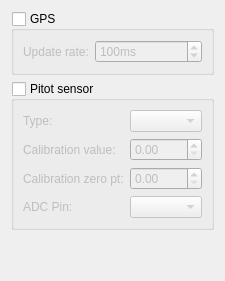
     <widget class="QWidget" name="tabAirspeed">
      <attribute name="title">
       <string>Airspeed</string>
      </attribute>
      <layout class="QVBoxLayout" name="verticalLayout_6">
       <item>
        <widget class="QGroupBox" name="gb_airspeedGPS">
         <property name="title">
          <string>GPS</string>
         </property>
         <property name="checkable">
          <bool>true</bool>
         </property>
         <property name="checked">
          <bool>false</bool>
         </property>
         <layout class="QFormLayout" name="formLayout_3">
          <item row="0" column="0">
           <widget class="QLabel" name="label_3">
            <property name="text">
             <string>Update rate:</string>
            </property>
           </widget>
          </item>
          <item row="0" column="1">
           <widget class="QSpinBox" name="sb_gpsUpdateRate">
            <property name="suffix">
             <string>ms</string>
            </property>
            <property name="minimum">
             <number>1</number>
            </property>
            <property name="maximum">
             <number>1000</number>
            </property>
            <property name="singleStep">
             <number>50</number>
            </property>
            <property name="value">
             <number>100</number>
            </property>
           </widget>
          </item>
         </layout>
        </widget>
       </item>
       <item>
        <widget class="QGroupBox" name="gb_airspeedPitot">
         <property name="title">
          <string>Pitot sensor</string>
         </property>
         <property name="checkable">
          <bool>true</bool>
         </property>
         <property name="checked">
          <bool>false</bool>
         </property>
         <layout class="QFormLayout" name="formLayout_7">
          <item row="0" column="0">
           <widget class="QLabel" name="label_4">
            <property name="text">
             <string>Type:</string>
            </property>
           </widget>
          </item>
          <item row="0" column="1">
           <widget class="QComboBox" name="cb_airspeedSensorType"/>
          </item>
          <item row="1" column="0">
           <widget class="QLabel" name="label_7">
            <property name="text">
             <string>Calibration value:</string>
            </property>
           </widget>
          </item>
          <item row="1" column="1">
           <widget class="QDoubleSpinBox" name="sb_pitotScale">
            <property name="singleStep">
             <double>0.100000000000000</double>
            </property>
           </widget>
          </item>
          <item row="2" column="0">
           <widget class="QLabel" name="label_16">
            <property name="text">
             <string>Calibration zero pt:</string>
            </property>
           </widget>
          </item>
          <item row="2" column="1">
           <widget class="QDoubleSpinBox" name="sb_pitotZeroPoint">
            <property name="singleStep">
             <double>0.100000000000000</double>
            </property>
           </widget>
          </item>
          <item row="3" column="0">
           <widget class="QLabel" name="label_25">
            <property name="text">
             <string>ADC Pin:</string>
            </property>
           </widget>
          </item>
          <item row="3" column="1">
           <widget class="QComboBox" name="cbAirspeedAnalog"/>
          </item>
         </layout>
        </widget>
       </item>
       <item>
        <spacer name="verticalSpacer_5">
         <property name="orientation">
          <enum>Qt::Vertical</enum>
         </property>
         <property name="sizeHint" stdset="0">
          <size>
           <width>20</width>
           <height>40</height>
          </size>
         </property>
        </spacer>
       </item>
      </layout>
     </widget>
